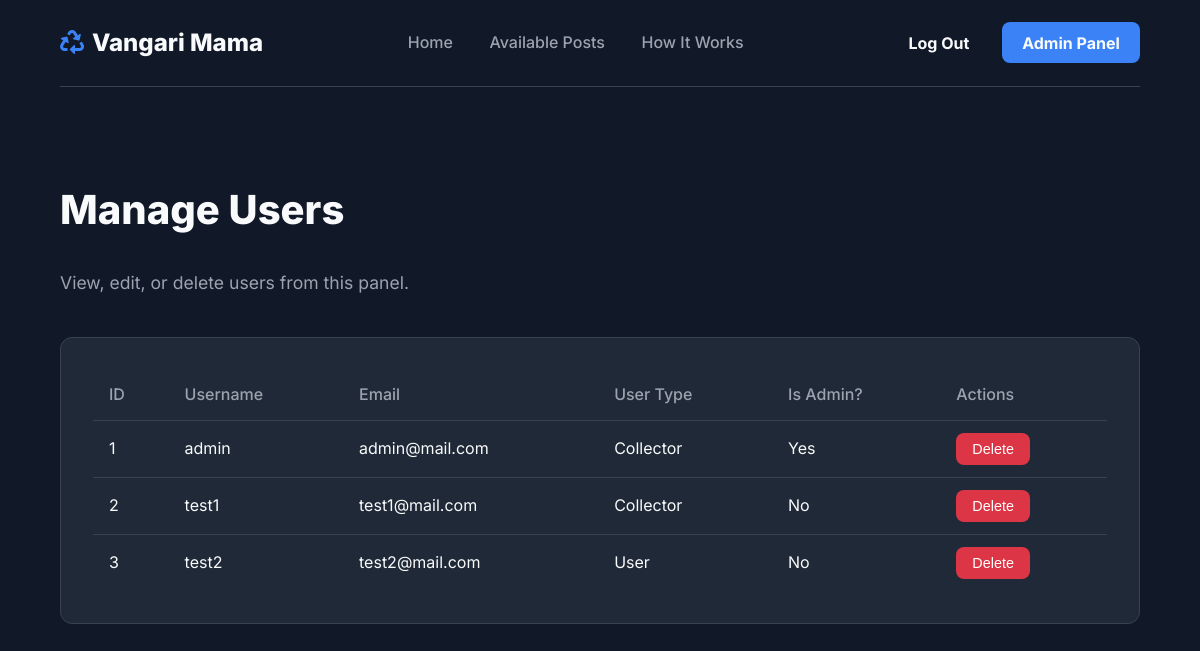
The app's page /admin/users (signed in) with its own data.
### models.py (models this page shows, shortened)
class User(UserMixin, db.Model):
    id = db.Column(db.Integer, primary_key=True)
    username = db.Column(db.String(64), unique=True, nullable=False)
    email = db.Column(db.String(120), unique=True, nullable=False)
    password_hash = db.Column(db.String(256), nullable=False)
    user_type = db.Column(db.String(20), default='user', nullable=False)
    is_admin = db.Column(db.Boolean, default=False)
    total_earnings = db.Column(db.Numeric(10, 2), default=0.00)
    created_at = db.Column(db.DateTime, default=datetime.utcnow)
    posts = db.relationship('TrashPost', foreign_keys='TrashPost.user_id', backref='owner', lazy='dynamic', cascade="all, delete-orphan")
    collections = db.relationship('TrashPost', foreign_keys='TrashPost.collector_id', backref='collector', lazy='dynamic')
    reviews_given = db.relationship('Review', foreign_keys='Review.reviewer_id', backref='reviewer', lazy='dynamic', cascade="all, delete-orphan")
    reviews_received = db.relationship('Review', foreign_keys='Review.reviewee_id', backref='reviewee', lazy='dynamic', cascade="all, delete-orphan")

### routes.py (the view)
@app.route('/admin/users')
@login_required
def manage_users():
    if not current_user.is_admin:
        flash('You do not have permission to access this page.', 'danger')
        return redirect(url_for('home'))
    users = User.query.all()
    return render_template('manage_users.html', title='Manage Users', users=users)

### app.py (called while the page is built)
@login_manager.user_loader
def load_user(user_id):
    from models import User
    return User.query.get(int(user_id))

### templates/manage_users.html
{% extends "base.html" %} {% block title %}Manage Users{% endblock %} {% block
content %}
<div class="container">
  <div class="dashboard-header">
    <h1>Manage Users</h1>
    <p>View, edit, or delete users from this panel.</p>
  </div>
  <div class="admin-card">
    <div class="table-responsive">
      <table>
        <thead>
          <tr>
            <th>ID</th>
            <th>Username</th>
            <th>Email</th>
            <th>User Type</th>
            <th>Is Admin?</th>
            <th>Actions</th>
          </tr>
        </thead>
        <tbody>
          {% for user in users %}
          <tr>
            <td>{{ user.id }}</td>
            <td>{{ user.username }}</td>
            <td>{{ user.email }}</td>
            <td>{{ user.user_type.title() }}</td>
            <td>{{ 'Yes' if user.is_admin else 'No' }}</td>
            <td>
              <form
                action="{{ url_for('delete_user', user_id=user.id) }}"
                method="POST"
                onsubmit="return confirm('Are you sure you want to delete this user?');"
              >
                <button type="submit" class="btn-delete">Delete</button>
              </form>
            </td>
          </tr>
          {% endfor %}
        </tbody>
      </table>
    </div>
  </div>
</div>
{% endblock %}

### templates/base.html (style rules this page uses)
:root { --dark-bg: #111827; --dark-card: #1F2937; --primary-blue: #3B82F6; --primary-hover: #2563EB; --text-light: #F9FAFB; --text-muted: #9CA3AF; --border-color: #374151; }
body { background-color: var(--dark-bg); color: var(--text-light); font-family: 'Inter', sans-serif; margin: 0; line-height: 1.6; }
.container { width: 90%; max-width: 1200px; margin: 0 auto; }
.dashboard-header { margin-bottom: 2.5rem; }
.dashboard-header h1 { font-size: 2.5rem; font-weight: 800; }
.dashboard-header p { font-size: 1.1rem; color: var(--text-muted); }
.admin-card { background-color: var(--dark-card); border: 1px solid var(--border-color); border-radius: 0.75rem; padding: 2rem; }
.table-responsive { overflow-x: auto; }
table { width: 100%; border-collapse: collapse; }
th, td { padding: 0.75rem 1rem; text-align: left; border-bottom: 1px solid var(--border-color); }
th { font-weight: 500; color: var(--text-muted); }
tbody tr:last-child td { border-bottom: none; }
.btn-edit, .btn-delete { display: inline-flex; align-items: center; gap: 0.5rem; padding: 0.5rem 1rem; border: none; border-radius: 0.5rem; color: white; text-decoration: none; cursor: pointer; font-size: 0.9rem; }
.btn-delete { background-color: #dc3545; }

### records on screen
User: id "1", username "admin", email "admin@mail.com", user_type "Collector", is_admin "Yes"
User: id "2", username "test1", email "test1@mail.com", user_type "Collector", is_admin "No"
User: id "3", username "test2", email "test2@mail.com", user_type "User", is_admin "No"
